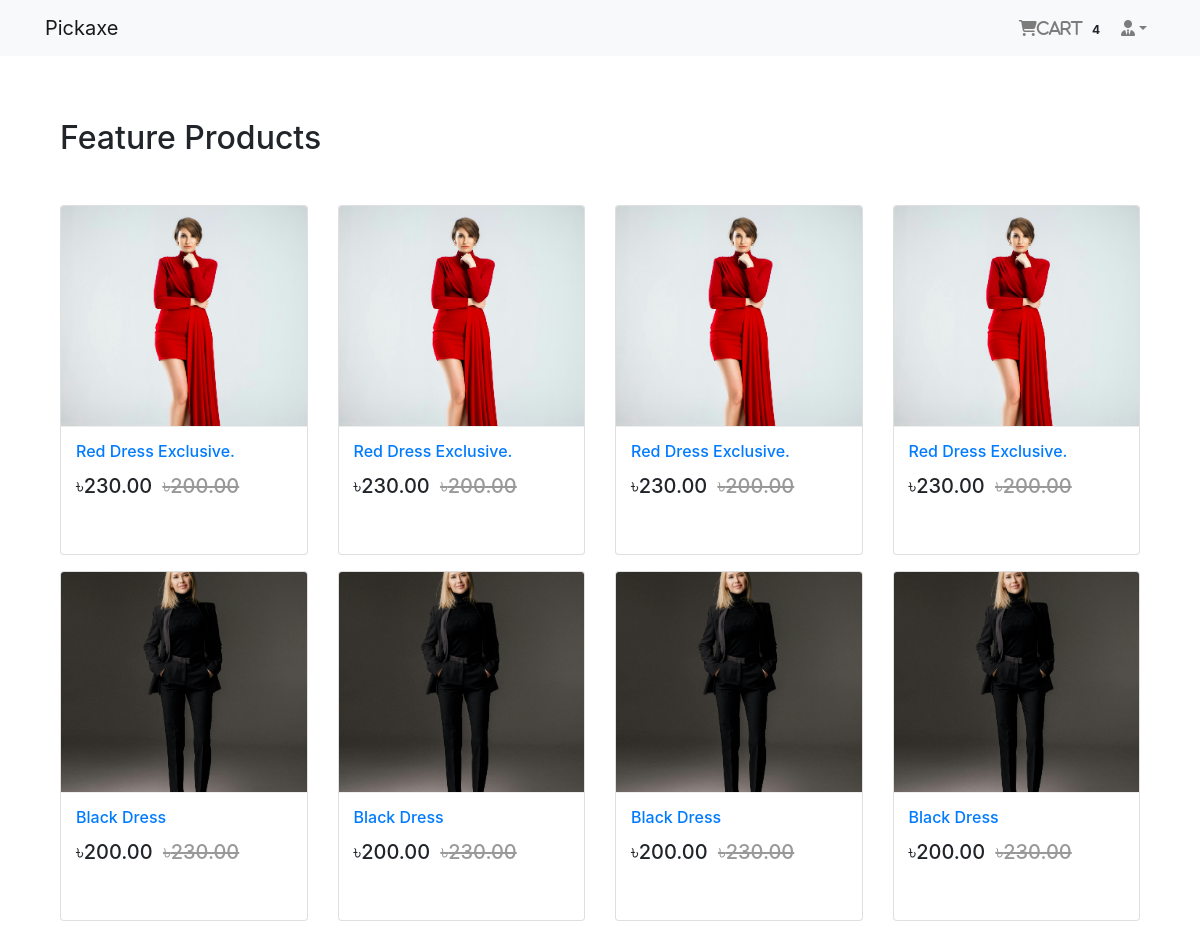
The page / (signed in) on the database as committed earlier.
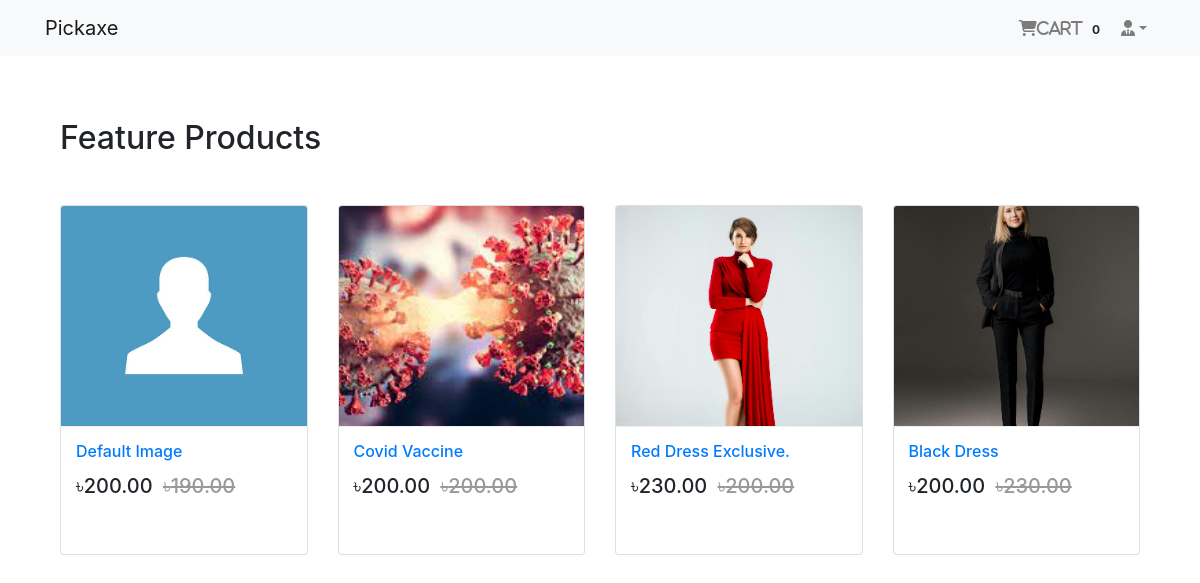
The same page on the database as committed later.
### login_app/models.py (models this page shows, shortened)
class User(AbstractBaseUser, PermissionsMixin):
    email = models.EmailField(unique=True, null=False)
    is_staff = models.BooleanField(
        gettext_lazy('staff status'),
        default=False,
        help_text=gettext_lazy('Designates whether the user can log in this site')
    )
    is_active = models.BooleanField(
        gettext_lazy('active'),
        default=True,
        help_text=gettext_lazy(
            'Designates whether this user should be treated as active. Unselect this instead of deleting')
    )
    USERNAME_FIELD = 'email'
    object = MyUserManager()

### order_app/models.py (models this page shows, shortened)
class Order(models.Model):
    order_items = models.ManyToManyField(Cart)
    user = models.ForeignKey(settings.AUTH_USER_MODEL,on_delete=models.CASCADE)
    ordered = models.BooleanField(default=False)
    created = models.DateTimeField(auto_now_add=True)
    paymentId = models.CharField(max_length=264, blank=True,null=True)
    orderId = models.CharField(max_length=200, blank=True,null=True)

### shop_app/models.py (models this page shows, shortened)
class Product(models.Model):
    main_image = models.ImageField(upload_to='products/')
    name = models.CharField(max_length=264)
    category = models.ForeignKey(Category, on_delete=models.CASCADE, related_name='category')
    preview_text = models.TextField(max_length=200, verbose_name='Preview Text')
    detail_text = models.TextField(max_length=1000, verbose_name='Description')
    price = models.FloatField()
    old_price = models.FloatField(default=0.00)
    created = models.DateTimeField(auto_now_add=True)
    class Meta:
        ordering = ['-created',]

### shop_app/views.py (the view)
# urls.py: path('', views.Home.as_view(), name='home'),
class Home(ListView):
    model = Product
    template_name = 'shop_app/home.html'

### order_app/templatetags/cart_tag.py (called while the page is built)
@register.filter
def cart_total(user):
    order = Order.objects.filter(user=user, ordered=False)
    if order.exists():
        return order[0].order_items.count()
    else:
        return 0

### templates/shop_app/home.html
{% extends 'base.html' %}
{% block body_block %}
    <div class="container my-5">
        <h2 class="my-5">Feature Products</h2>
        <div class="row">
            {% for object in object_list %}
                <div class="col-md-6 col-sm-12 col-lg-3">
                    <figure class="card card-product">
                        <div class="img-wrap">
                            <img src="{{ object.main_image.url }}" style="width: 100%;height: 300px" alt="">
                        </div>
                        <figcaption class="info-wrap">
                            <h6 class="title"><a href="{% url 'shop_app:product-detail' object.id %}">{{ object.name }}</a></h6>
                            <div class="action-wrap">
                                <div class="price-wrap h5">
                                <span class="price-new">&#2547;{{ object.price|floatformat:2 }}</span>
                                <span class="price-old"><del>&#2547;{{ object.old_price|floatformat:2 }}</del></span>
                            </div>
                            </div>
                        </figcaption>
                    </figure>
                </div>
            {% endfor %}
        </div>
    </div>
{% endblock %}

### templates/navbar.html (shortened to what this page needs)
{% load cart_tag %}
<nav class="navbar navbar-expand-lg navbar-light bg-light">
    <nav class="container">
        <a class="navbar-brand" href="{% url 'shop_app:home' %}">Pickaxe</a>
        <div class="collapse navbar-collapse" id="navbarNav">
            <ul class="navbar-nav ml-auto">
                {% if request.user.is_authenticated %}
                    <li class="nav-item">
                    <a href="{% url 'order_app:cart-view' %}" class="nav-link">
                        <i class="fa fa-shopping-cart">Cart</i>
                        <span class="badge badge-light">{{ request.user | cart_total }}</span>
                    </a>
                    </li>
                    <li class="nav-item dropdown">
                        <a class="nav-link dropdown-toggle" href="#" id="navbarDropdown" role="button"
                           data-toggle="dropdown"
                           aria-haspopup="true" aria-expanded="false"><i
                                class="fas fa-user-tie"></i>{{ reuquest.user.profile.username }}</a>
                    </li>
                {% else %}
                    <li class="nav-item">
                    <a href="{% url 'login_app:login' %}" class="btn btn-primary">Login</a>
                    </li>
                {% endif %}
            </ul>
        </div>
    </nav>
</nav>

Rows that differ between the two databases and show on the page:
removed Product: main_image (picture), name "Red Dress Exclusive.", price "230.00", old_price "200.00"
removed Product: main_image (picture), name "Red Dress Exclusive.", price "230.00", old_price "200.00"
removed Product: main_image (picture), name "Red Dress Exclusive.", price "230.00", old_price "200.00"
removed Product: main_image (picture), name "Black Dress", price "200.00", old_price "230.00"
removed Product: main_image (picture), name "Black Dress", price "200.00", old_price "230.00"
removed Product: main_image (picture), name "Black Dress", price "200.00", old_price "230.00"
changed User: user|cart_total "4" → "0"
added Product: main_image (placeholder picture), name "Default Image", price "200.00", old_price "190.00"
added Product: main_image (picture), name "Covid Vaccine", price "200.00", old_price "200.00"
